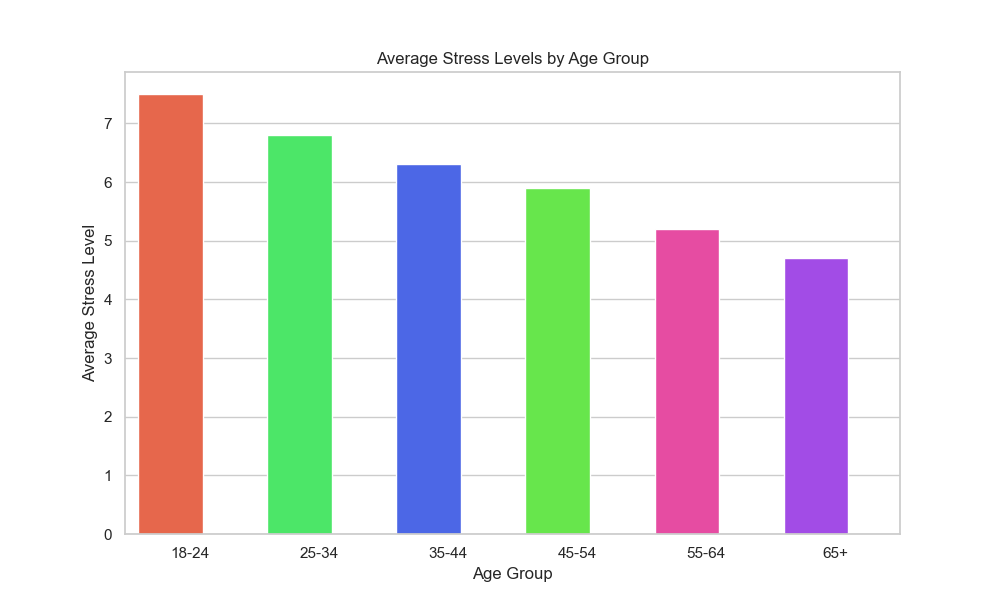

Source code (Python):

import seaborn as sns
import pandas as pd
import matplotlib.pyplot as plt

# Prepare the data
data = {
    "Age Group": ["18-24", "25-34", "35-44", "45-54", "55-64", "65+"],
    "Average Stress Level": [7.5, 6.8, 6.3, 5.9, 5.2, 4.7]
}

# Convert the dictionary to a pandas DataFrame
df = pd.DataFrame(data)

# Create a vertical bar chart
plt.figure(figsize=(10, 6))  # Change the size of the chart
sns.set_theme(style="whitegrid")
ax = sns.barplot(
    x="Age Group",
    y="Average Stress Level",
    data=df,
    palette=["#FF5733", "#33FF57", "#3357FF", "#57FF33", "#FF33A5", "#A533FF"],
    dodge=False)  # Vertical bar chart

# Set the width of the bars for better clarity
for bar in ax.patches:
    bar.set_width(0.5)  # Change the width of the bars

# Customizing chart
ax.set_ylabel("Average Stress Level")  # Modify y-axis label
ax.set_title("Average Stress Levels by Age Group")  # Change headline

plt.show()
